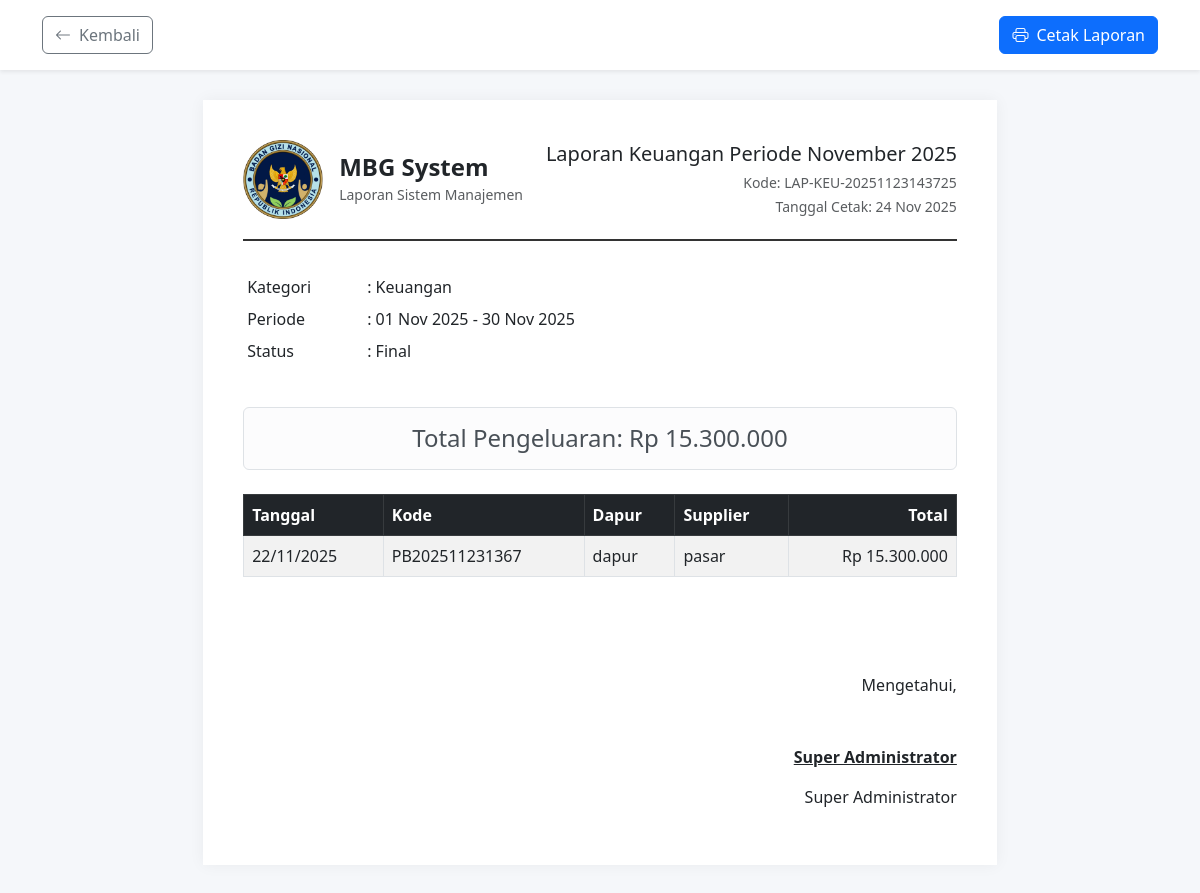
The app's page /admin/detail-laporan.php?id=1 (signed in) with its own data.
### tables this page shows
CREATE TABLE `tbl_laporan` (
  `id_laporan` int(11) NOT NULL,
  `kode_laporan` varchar(50) NOT NULL,
  `tipe_laporan` enum('harian','mingguan','bulanan','custom') NOT NULL,
  `kategori_laporan` enum('produksi','keuangan','stok','karyawan','keseluruhan') NOT NULL,
  `id_pengelola` int(11) DEFAULT NULL,
  `id_dapur` int(11) DEFAULT NULL,
  `tanggal_mulai` date NOT NULL,
  `tanggal_akhir` date NOT NULL,
  `judul_laporan` varchar(255) NOT NULL,
  `deskripsi` text DEFAULT NULL,
  `data_laporan` longtext DEFAULT NULL COMMENT 'JSON format',
  `file_pdf` varchar(255) DEFAULT NULL,
  `status_laporan` enum('draft','final','approved') DEFAULT 'draft',
  `dibuat_oleh` int(11) DEFAULT NULL,
  `dibuat_oleh_tipe` enum('super_admin','pengelola') NOT NULL,
  `created_at` timestamp NOT NULL DEFAULT current_timestamp(),
  `updated_at` timestamp NOT NULL DEFAULT current_timestamp() ON UPDATE current_timestamp(),
  `konten_laporan` longtext DEFAULT NULL
);

### koneksi.php (called while the page is built, shortened)
<?php
$conn = mysqli_connect(DB_HOST, DB_USER, DB_PASS, DB_NAME, DB_PORT);
mysqli_set_charset($conn, "utf8mb4");
function escape($data) {
    global $conn;
    return mysqli_real_escape_string($conn, $data);
}
?>

### admin/detail-laporan.php (the view, shortened to what this page needs)
<?php
require_once '../koneksi.php';
$id_laporan = isset($_GET['id']) ? escape($_GET['id']) : 0;
$query = "SELECT * FROM tbl_laporan WHERE id_laporan = '$id_laporan'";
$result = mysqli_query($conn, $query);
$laporan = mysqli_fetch_assoc($result);
$data = json_decode($laporan['konten_laporan'], true);
?>
<!DOCTYPE html>
<html lang="id">
<head>
    <link href="https://cdn.jsdelivr.net/npm/bootstrap@5.3.0/dist/css/bootstrap.min.css" rel="stylesheet">
    <link rel="stylesheet" href="https://cdn.jsdelivr.net/npm/bootstrap-icons@1.11.0/font/bootstrap-icons.css">
</head>
<body>
    <div class="container-fluid no-print py-3 bg-white shadow-sm mb-4">
        <div class="container d-flex justify-content-between align-items-center">
            <a href="laporan-sistem.php" class="btn btn-outline-secondary"><i class="bi bi-arrow-left me-2"></i>Kembali</a>
            <button onclick="window.print()" class="btn btn-primary"><i class="bi bi-printer me-2"></i>Cetak Laporan</button>
        </div>
    </div>
    <div class="report-container">
        <div class="report-header d-flex align-items-center justify-content-between">
            <div class="d-flex align-items-center">
                <img src="../assets/img/logo.png" alt="Logo" class="report-logo me-3">
                <div>
                    <h4 class="mb-0 fw-bold">MBG System</h4>
                    <small class="text-muted">Laporan Sistem Manajemen</small>
                </div>
            </div>
            <div class="text-end">
                <h5 class="mb-1"><?= $laporan['judul_laporan'] ?></h5>
                <small class="text-muted">Kode: <?= $laporan['kode_laporan'] ?></small><br>
                <small class="text-muted">Tanggal Cetak: <?= date('d M Y') ?></small>
            </div>
        </div>
        <div class="row mb-4">
            <div class="col-6">
                <table class="table table-sm table-borderless">
                    <tr><td width="120">Kategori</td><td>: <?= ucfirst($laporan['kategori_laporan']) ?></td></tr>
                    <tr><td>Periode</td><td>: <?= date('d M Y', strtotime($laporan['tanggal_mulai'])) ?> - <?= date('d M Y', strtotime($laporan['tanggal_akhir'])) ?></td></tr>
                    <tr><td>Status</td><td>: <?= ucfirst($laporan['status_laporan']) ?></td></tr>
                </table>
            </div>
        </div>
        <?php if ($laporan['kategori_laporan'] == 'keuangan'): ?>
            <div class="alert alert-light border mb-4">
                <h4 class="mb-0 text-center">Total Pengeluaran: Rp <?= number_format($data['summary']['total_pengeluaran'], 0, ',', '.') ?></h4>
            </div>
            <table class="table table-bordered table-striped">
                <thead class="table-dark">
                    <tr>
                        <th>Tanggal</th>
                        <th>Kode</th>
                        <th>Dapur</th>
                        <th>Supplier</th>
                        <th class="text-end">Total</th>
                    </tr>
                </thead>
                <tbody>
                    <?php foreach ($data['details'] as $item): ?>
                    <tr>
                        <td><?= date('d/m/Y', strtotime($item['tanggal_pembelian'])) ?></td>
                        <td><?= $item['kode_pembelanjaan'] ?></td>
                        <td><?= $item['nama_dapur'] ?></td>
                        <td><?= $item['supplier'] ?></td>
                        <td class="text-end">Rp <?= number_format($item['total_pembelian'], 0, ',', '.') ?></td>
                    </tr>
                    <?php endforeach; ?>
                </tbody>
            </table>
        <?php endif; ?>
        <div class="mt-5 pt-5 text-end">
            <p class="mb-5">Mengetahui,</p>
            <p class="fw-bold text-decoration-underline mt-5"><?= $_SESSION['user_name'] ?></p>
            <p>Super Administrator</p>
        </div>
    </div>
</body>
</html>

### admin/detail-laporan.php (style rules this page uses)
body { background: #f5f7fa; }
.report-container { background: white; max-width: 210mm; margin: 30px auto; padding: 40px; box-shadow: 0 0 15px rgba(0,0,0,0.05); }
.report-header { border-bottom: 2px solid #333; padding-bottom: 20px; margin-bottom: 30px; }
.report-logo { width: 80px; height: auto; }

### records on screen
tbl_laporan: judul_laporan "Laporan Keuangan Periode November 2025", kode_laporan "LAP-KEU-20251123143725", kategori_laporan "Keuangan", tanggal_mulai "01 Nov 2025", tanggal_akhir "30 Nov 2025", status_laporan "Final", konten_laporan "15.300.000"

### other values on screen
date('d/m/Y', strtotime($item['tanggal_pembelian'])) "22/11/2025"
$item['kode_pembelanjaan'] "PB202511231367"
$item['nama_dapur'] "dapur"
$item['supplier'] "pasar"
$item['total_pembelian'] "15.300.000"
$_SESSION['user_name'] "Super Administrator"
